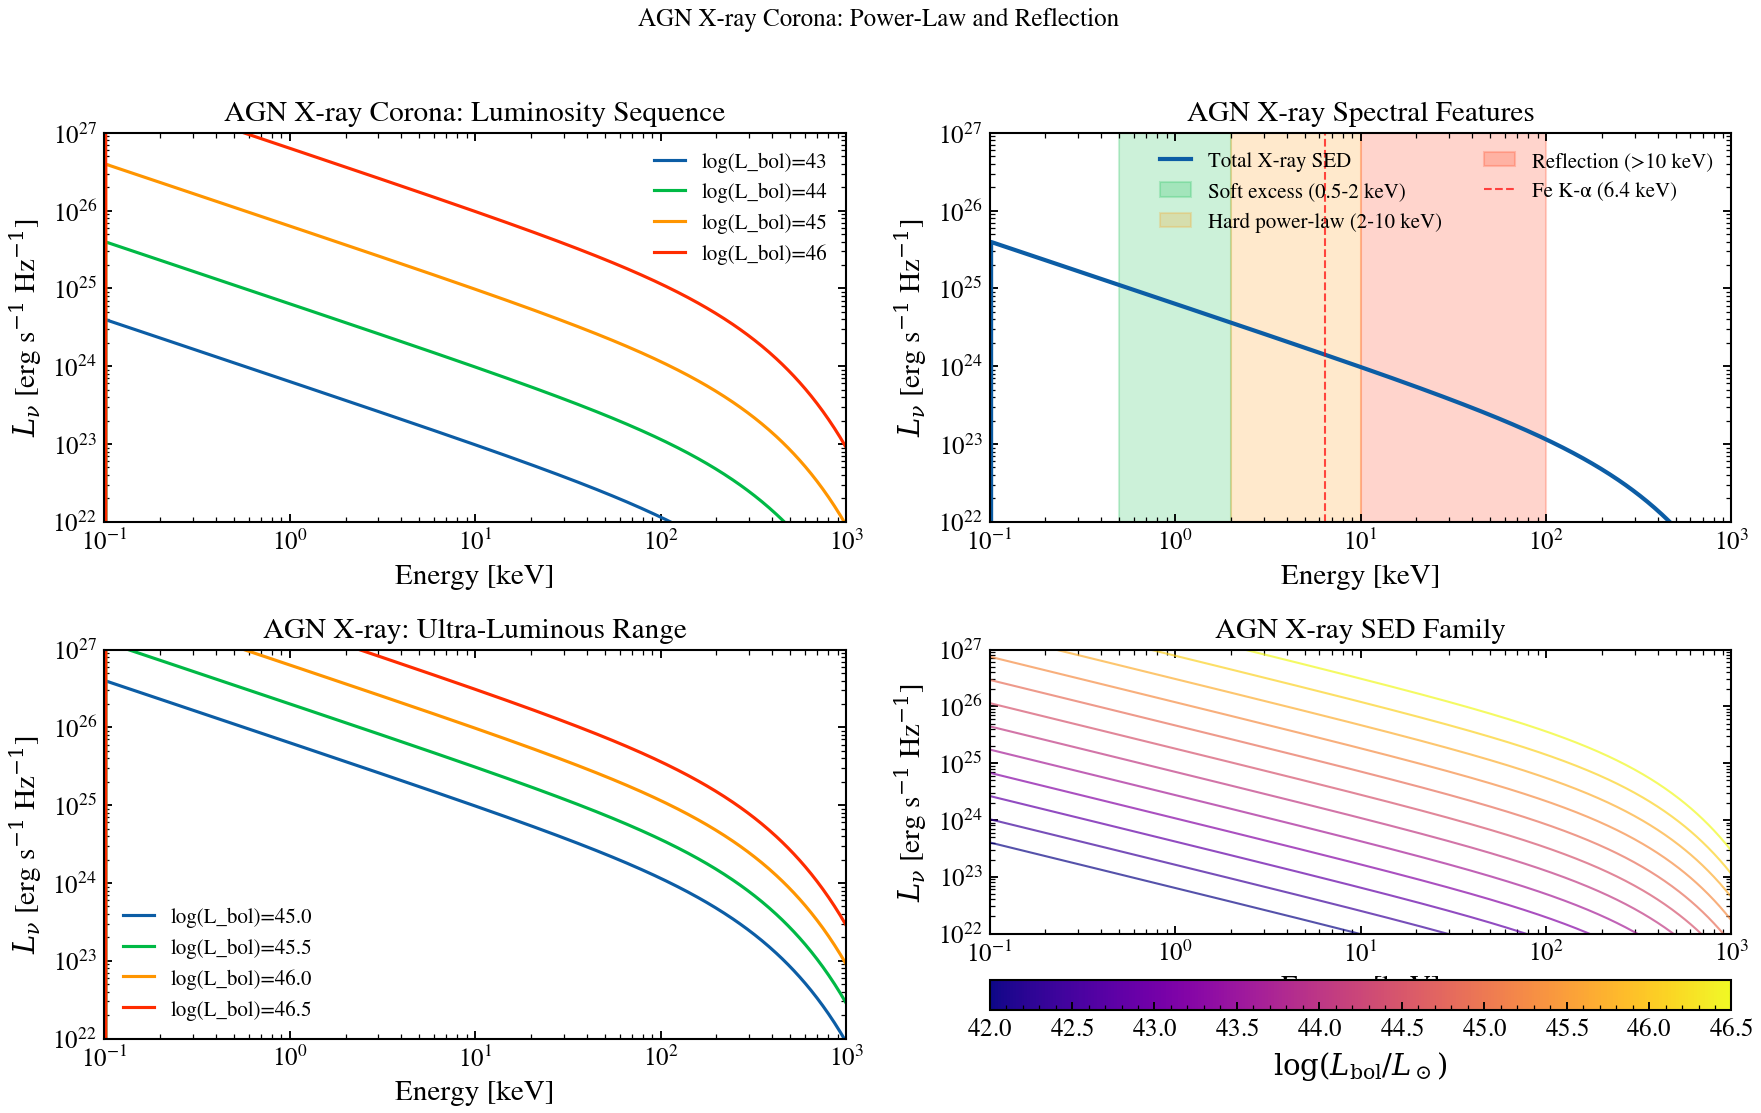

This figure's Python source:
"""
AGN X-ray Emission and Corona
==============================

Plot the X-ray spectrum from AGN coronae showing power-law continuum,
reflection hump, and iron K-alpha line. Demonstrates how the X-ray
spectrum depends on AGN bolometric luminosity and accretion efficiency.
"""

import jax.numpy as jnp
import matplotlib.pyplot as plt
import numpy as np

from tengri.analysis.plotting import setup_style
from tengri.xray import xray_agn_corona

setup_style()

# Wavelength grid spans 0.1 keV (124 A, the function's soft cutoff) up to 1000 keV
# (0.0124 A). The xray_agn_corona function zeros output for lambda > 124 A.
# Conversion: E[keV] = 12398 / lambda[A].
wavelength = jnp.logspace(np.log10(0.0124), np.log10(124.0), 512)  # Angstrom
# E[keV] = hc/lambda with hc = 12.398 keV*A, so E[keV] = 12.398 / lambda[A].
wave_keV = 12.398 / np.array(wavelength)

fig, axes = plt.subplots(2, 2, figsize=(12, 8))

# --- Panel 1: Luminosity dependence ---
ax = axes[0, 0]

for log_lbol in [43.0, 44.0, 45.0, 46.0]:
    L_bol = 10.0**log_lbol  # erg/s
    l_xray = xray_agn_corona(wavelength, L_agn_bol=L_bol)
    ax.loglog(wave_keV, np.array(l_xray), lw=1.5, label=f"log(L_bol)={log_lbol:.0f}")

ax.set_xlabel("Energy [keV]")
ax.set_ylabel(r"$L_\nu$ [erg s$^{-1}$ Hz$^{-1}$]")
ax.set_title("AGN X-ray Corona: Luminosity Sequence")
ax.legend(fontsize=10, frameon=False)
ax.set_xlim(0.1, 1000)
ax.set_ylim(1e22, 1e27)

# --- Panel 2: Show X-ray continuum shape (Compton reflection) ---
ax = axes[0, 1]

log_lbol = 44.0
L_bol = 10.0**log_lbol

l_xray = xray_agn_corona(wavelength, L_agn_bol=L_bol)

# Highlight key X-ray features
ax.loglog(wave_keV, np.array(l_xray), "C0-", lw=2.0, label="Total X-ray SED")

# Annotate key features
# Soft X-ray bump (0.5-2 keV)
ax.axvspan(0.5, 2.0, alpha=0.2, color="C1", label="Soft excess (0.5-2 keV)")
# Hard X-ray power-law (2-10 keV)
ax.axvspan(2.0, 10.0, alpha=0.2, color="C2", label="Hard power-law (2-10 keV)")
# Reflection hump (10-100 keV)
ax.axvspan(10.0, 100.0, alpha=0.2, color="C3", label="Reflection (>10 keV)")
# Iron K-alpha line
ax.axvline(6.4, color="red", ls="--", lw=1.0, alpha=0.7, label="Fe K-α (6.4 keV)")

ax.set_xlabel("Energy [keV]")
ax.set_ylabel(r"$L_\nu$ [erg s$^{-1}$ Hz$^{-1}$]")
ax.set_title("AGN X-ray Spectral Features")
ax.legend(fontsize=10, frameon=False, ncol=2)
ax.set_xlim(0.1, 1000)
ax.set_ylim(1e22, 1e27)

# --- Panel 3: High-luminosity AGN ---
ax = axes[1, 0]

for log_lbol in [45.0, 45.5, 46.0, 46.5]:
    L_bol = 10.0**log_lbol
    l_xray = xray_agn_corona(wavelength, L_agn_bol=L_bol)
    ax.loglog(wave_keV, np.array(l_xray), lw=1.5, label=f"log(L_bol)={log_lbol:.1f}")

ax.set_xlabel("Energy [keV]")
ax.set_ylabel(r"$L_\nu$ [erg s$^{-1}$ Hz$^{-1}$]")
ax.set_title("AGN X-ray: Ultra-Luminous Range")
ax.legend(fontsize=10, frameon=False)
ax.set_xlim(0.1, 1000)
ax.set_ylim(1e22, 1e27)

# --- Panel 4: Spectral index vs luminosity (implicit) ---
ax = axes[1, 1]

log_lbol_range = np.linspace(42.0, 46.5, 12)
colors = plt.cm.plasma(np.linspace(0, 1, len(log_lbol_range)))

for log_lbol, color in zip(log_lbol_range, colors):
    L_bol = 10.0**log_lbol
    l_xray = xray_agn_corona(wavelength, L_agn_bol=L_bol)
    mask = np.array(l_xray) > 0
    ax.loglog(wave_keV[mask], np.array(l_xray)[mask], lw=1.0, color=color, alpha=0.7)

ax.set_xlabel("Energy [keV]")
ax.set_ylabel(r"$L_\nu$ [erg s$^{-1}$ Hz$^{-1}$]")
ax.set_title("AGN X-ray SED Family")
ax.set_xlim(0.1, 1000)
ax.set_ylim(1e22, 1e27)

# Colorbar-like legend
sm = plt.cm.ScalarMappable(
    cmap=plt.cm.plasma, norm=plt.Normalize(vmin=log_lbol_range.min(), vmax=log_lbol_range.max())
)
sm.set_array([])
cbar = fig.colorbar(sm, ax=ax, orientation="horizontal", pad=0.12, aspect=25)
cbar.set_label(r"$\log(L_{\mathrm{bol}} / L_\odot)$")

fig.suptitle("AGN X-ray Corona: Power-Law and Reflection", fontsize=12)
fig.tight_layout(rect=[0, 0.04, 1, 0.97])
plt.savefig("plot_xray_agn.png", dpi=150, bbox_inches="tight")
plt.show()
